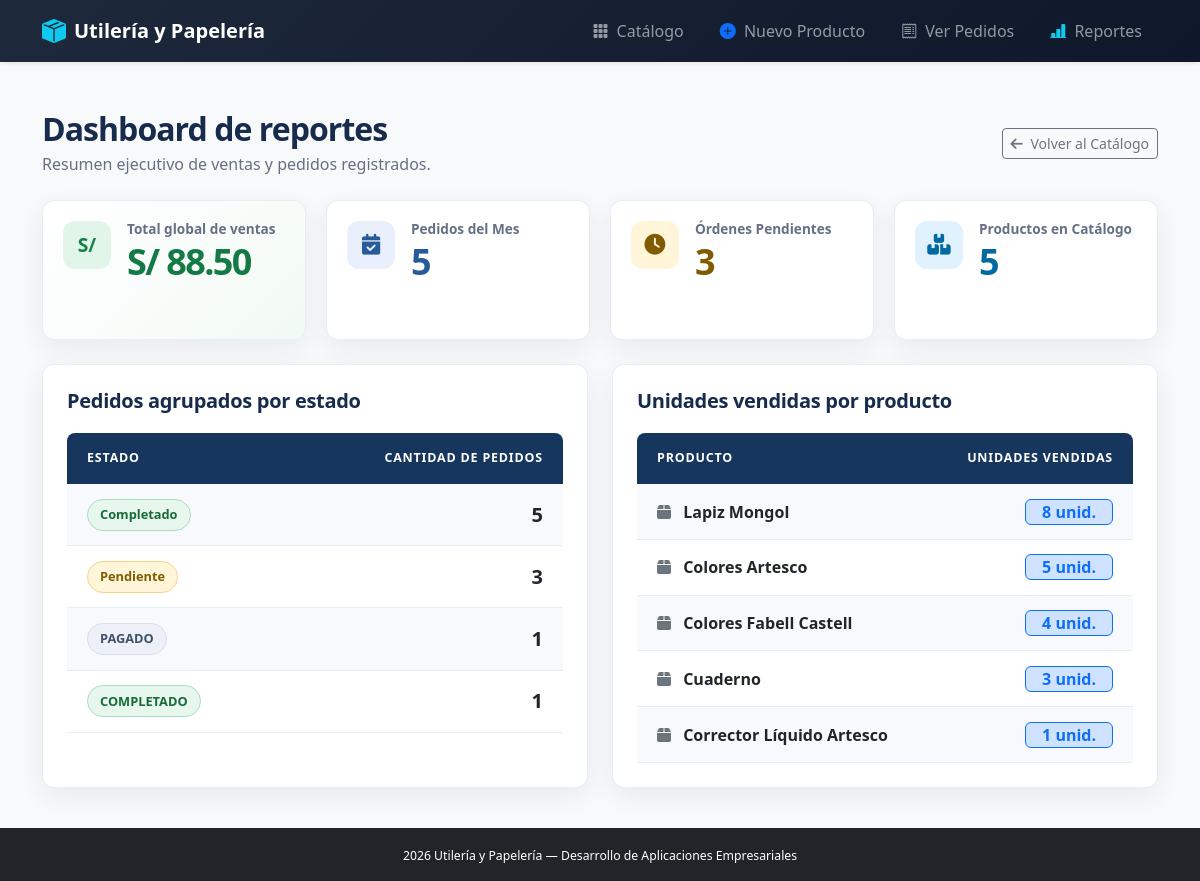
Page /utileria/reporte/ on the committed database.
### utileria/models.py (models this page shows, shortened)
class Pedido(models.Model):
    cliente = models.ForeignKey(
        Cliente,
        on_delete=models.CASCADE,
        related_name='pedidos',
        null=True,
        blank=True
    )
    proveedor = models.ForeignKey(
        Proveedor,
        on_delete=models.SET_NULL,
        related_name='pedidos',
        null=True,
        blank=True
    )
    fecha = models.DateTimeField(auto_now_add=True)
    estado = models.CharField(max_length=50, default='Pendiente')  # CAMPO DE ESTADO
    productos = models.ManyToManyField(
        Producto,
        through='DetallePedido',
        related_name='pedidos'
    )
    objects = PedidoQuerySet.as_manager()

class Producto(models.Model):  # ENTIDAD PRINCIPAL
    codigo = models.CharField(max_length=20)
    nombre = models.CharField(max_length=100)
    precio = models.DecimalField(max_digits=10, decimal_places=2)
    stock = models.IntegerField()  # CAMPO ENTERO QUE SE DESCUENTA CON F()
    categoria = models.ForeignKey(
        Categoria,
        on_delete=models.PROTECT,
        related_name='productos',
        null=True,
        blank=True
    )

### utileria/views.py (the view)
# urls.py: path('reporte/', views.reporte_view, name='reporte'),
def reporte_view(request):
    pedidos_mes_count = Pedido.objects.del_mes().count()
    pedidos_pendientes_count = Pedido.objects.pendientes().count()
    total_global_dict = DetallePedido.objects.aggregate(
        total=Sum(F('cantidad') * F('precio_unitario'))
    )
    total_global = total_global_dict['total'] or 0
    por_producto = Producto.objects.annotate(
        unidades=Sum('detallepedido__cantidad')
    ).order_by('-unidades')
    por_estado = (
        Pedido.objects.values('estado')
        .annotate(cantidad=Count('id'))
        .order_by('-cantidad')
    )
    context = {
        'total_global': total_global,
        'por_producto': por_producto,
        'por_estado': por_estado,
        'pedidos_mes_count': pedidos_mes_count,
        'pedidos_pendientes_count': pedidos_pendientes_count,
    }
    return render(request, 'utileria/reporte.html', context)

### utileria/models.py (called while the page is built)
    def pendientes(self):
        return self.filter(estado__iexact='Pendiente')

    def del_mes(self):
        hoy = timezone.now()
        return self.filter(fecha__year=hoy.year, fecha__month=hoy.month)

### utileria/templates/utileria/reporte.html (shortened to what this page needs)
{% extends 'utileria/base.html' %}
{% block content %}
<main class="dashboard">
    <header class="d-flex justify-content-between align-items-center mb-4">
        <div>
            <h1 class="dashboard-title h2 mb-1">Dashboard de reportes</h1>
            <p class="dashboard-subtitle mb-0">Resumen ejecutivo de ventas y pedidos registrados.</p>
        </div>
        <a href="{% url 'utileria:producto_list' %}" class="btn btn-outline-secondary btn-sm">
            <i class="fas fa-arrow-left me-1"></i> Volver al Catálogo
        </a>
    </header>
    <section class="kpi-grid" aria-label="Indicadores principales">
        <article class="kpi-card kpi-card-sales">
            <div class="kpi-icon" aria-hidden="true">S/</div>
            <div>
                <h2 class="kpi-label">Total global de ventas</h2>
                <p class="kpi-value">S/ {{ total_global|floatformat:2 }}</p>
            </div>
        </article>
        <article class="kpi-card">
            <div class="kpi-icon kpi-icon-orders" aria-hidden="true">
                <i class="fas fa-calendar-check"></i>
            </div>
            <div>
                <h2 class="kpi-label">Pedidos del Mes</h2>
                <p class="kpi-value kpi-value-orders">{{ pedidos_mes_count }}</p>
            </div>
        </article>
        <article class="kpi-card">
            <div class="kpi-icon kpi-icon-pending" aria-hidden="true">
                <i class="fas fa-clock"></i>
            </div>
            <div>
                <h2 class="kpi-label">Órdenes Pendientes</h2>
                <p class="kpi-value kpi-value-pending">{{ pedidos_pendientes_count }}</p>
            </div>
        </article>
        <article class="kpi-card">
            <div class="kpi-icon kpi-icon-products" aria-hidden="true">
                <i class="fas fa-boxes-stacked"></i>
            </div>
            <div>
                <h2 class="kpi-label">Productos en Catálogo</h2>
                <p class="kpi-value kpi-value-products">{{ por_producto|length }}</p>
            </div>
        </article>
    </section>
    <div class="row g-4">
        <div class="col-lg-6">
            <section class="report-panel h-100">
                <div class="d-flex justify-content-between align-items-center mb-3">
                    <div>
                        <h2 class="report-heading h5 mb-1">Pedidos agrupados por estado</h2>
                    </div>
                </div>
                <div class="table-responsive">
                    <table class="table table-striped table-hover report-table align-middle">
                        <thead>
                            <tr>
                                <th scope="col">Estado</th>
                                <th scope="col" class="text-end">Cantidad de pedidos</th>
                            </tr>
                        </thead>
                        <tbody>
                            {% for grupo in por_estado %}
                                <tr>
                                    <td>
                                        <span class="status-badge {% if grupo.estado|lower == 'completado' %}status-completado{% elif grupo.estado|lower == 'pendiente' %}status-pendiente{% else %}status-default{% endif %}">
                                            {{ grupo.estado|capfirst }}
                                        </span>
                                    </td>
                                    <td class="text-end fw-bold text-dark fs-5">{{ grupo.cantidad }}</td>
                                </tr>
                            {% empty %}
                                <tr>
                                    <td colspan="2" class="text-center text-muted py-4">
                                        Todavía no hay pedidos registrados para reportar.
                                    </td>
                                </tr>
                            {% endfor %}
                        </tbody>
                    </table>
                </div>
            </section>
        </div>
        <div class="col-lg-6">
            <section class="report-panel h-100">
                <div class="d-flex justify-content-between align-items-center mb-3">
                    <div>
                        <h2 class="report-heading h5 mb-1">Unidades vendidas por producto</h2>
                    </div>
                </div>
                <div class="table-responsive">
                    <table class="table table-striped table-hover report-table align-middle">
                        <thead>
                            <tr>
                                <th scope="col">Producto</th>
                                <th scope="col" class="text-end">Unidades Vendidas</th>
                            </tr>
                        </thead>
                        <tbody>
                            {% for item in por_producto %}
                                <tr>
                                    <td class="fw-semibold text-dark">
                                        <i class="fas fa-box text-secondary me-2"></i> {{ item.nombre }}
                                    </td>
                                    <td class="text-end">
                                        {% if item.unidades %}
                                            <span class="badge bg-primary-subtle text-primary border border-primary px-3 py-1 fs-6">
                                                {{ item.unidades }} unid.
                                            </span>
                                        {% else %}
                                            <span class="badge bg-light text-muted border px-2 py-1">
                                                0 unid.
                                            </span>
                                        {% endif %}
                                    </td>
                                </tr>
                            {% empty %}
                                <tr>
                                    <td colspan="2" class="text-center text-muted py-4">
                                        No hay información de productos disponible.
                                    </td>
                                </tr>
                            {% endfor %}
                        </tbody>
                    </table>
                </div>
            </section>
        </div>
    </div>
</main>
{% endblock %}

### utileria/templates/utileria/reporte.html (style rules this page uses)
.dashboard { --dashboard-ink: #172b4d; --dashboard-muted: #667085; --dashboard-border: #e7edf4; padding: 1rem 0 2rem; }
.dashboard-title { color: var(--dashboard-ink); font-weight: 700; letter-spacing: -0.03em; }
.dashboard-subtitle { color: var(--dashboard-muted); }
.kpi-grid { display: grid; grid-template-columns: repeat(auto-fit, minmax(220px, 1fr)); gap: 1.25rem; margin-bottom: 1.5rem; }
.kpi-card, .report-panel { border: 1px solid var(--dashboard-border); border-radius: 12px; background: #fff; box-shadow: 0 8px 24px rgba(23, 43, 77, 0.07); }
.kpi-card { display: flex; min-height: 140px; align-items: flex-start; gap: 1rem; padding: 1.25rem; }
.kpi-card-sales { background: linear-gradient(135deg, #fff 0%, #f2faf5 100%); }
.kpi-icon { display: grid; width: 3rem; height: 3rem; flex: 0 0 3rem; place-items: center; border-radius: 12px; background: #e2f5e9; color: #16834a; font-size: 1.2rem; font-weight: 700; }
.kpi-icon-orders { background: #e9f0fb; color: #285b9a; font-size: 1.3rem; }
.kpi-icon-pending { background: #fff6da; color: #805b00; font-size: 1.3rem; }
.kpi-icon-products { background: #e0f2fe; color: #0369a1; font-size: 1.3rem; }
.kpi-label { margin-bottom: 0.25rem; color: var(--dashboard-muted); font-size: 0.85rem; font-weight: 600; }
.kpi-value { margin-bottom: 0.25rem; color: #147a45; font-size: clamp(1.8rem, 3vw, 2.25rem); font-weight: 750; letter-spacing: -0.045em; line-height: 1.1; }
.kpi-value-orders { color: #285b9a; }
.kpi-value-pending { color: #805b00; }
.kpi-value-products { color: #0369a1; }
.report-panel { padding: 1.5rem; }
.report-heading { color: var(--dashboard-ink); font-weight: 650; letter-spacing: -0.015em; }
.report-table { --bs-table-striped-bg: #f7f9fc; --bs-table-hover-bg: #edf4ff; margin-bottom: 0; }
.report-table thead th { padding: 1rem 1.25rem; border: 0; background: #17365d; color: #fff; font-size: 0.78rem; font-weight: 650; letter-spacing: 0.065em; text-transform: uppercase; vertical-align: middle; }
.report-table thead th:first-child { border-radius: 8px 0 0; }
.report-table thead th:last-child { border-radius: 0 8px 0 0; }
.report-table tbody td { padding: 0.9rem 1.25rem; border-color: var(--dashboard-border); color: #344054; vertical-align: middle; }
.status-badge { display: inline-flex; align-items: center; border: 1px solid transparent; border-radius: 999px; padding: 0.35rem 0.75rem; font-size: 0.8rem; font-weight: 650; }
.status-completado { border-color: #a8dfbd; background: #e7f7ed; color: #176b39; }
.status-pendiente { border-color: #f3d58a; background: #fff6da; color: #805b00; }
.status-default { border-color: #d6deea; background: #edf1f7; color: #40516a; }

### rows in the picture
Pedido: estado "PAGADO", cantidad "1"
Producto: nombre "Lapiz Mongol", unidades "8"
Producto: nombre "Colores Artesco", unidades "5"
Producto: nombre "Colores Fabell Castell", unidades "4"
Producto: nombre "Cuaderno", unidades "3"
Producto: nombre "Corrector Líquido Artesco", unidades "1"

### other values in the picture
{{ total_global|floatformat:2 }} "88.50"
{{ pedidos_mes_count }} "5"
{{ pedidos_pendientes_count }} "3"
{{ por_producto|length }} "5"
{{ grupo.estado|capfirst }} "Completado" "Pendiente" "COMPLETADO"
{{ grupo.cantidad }} "5" "3" "1"
